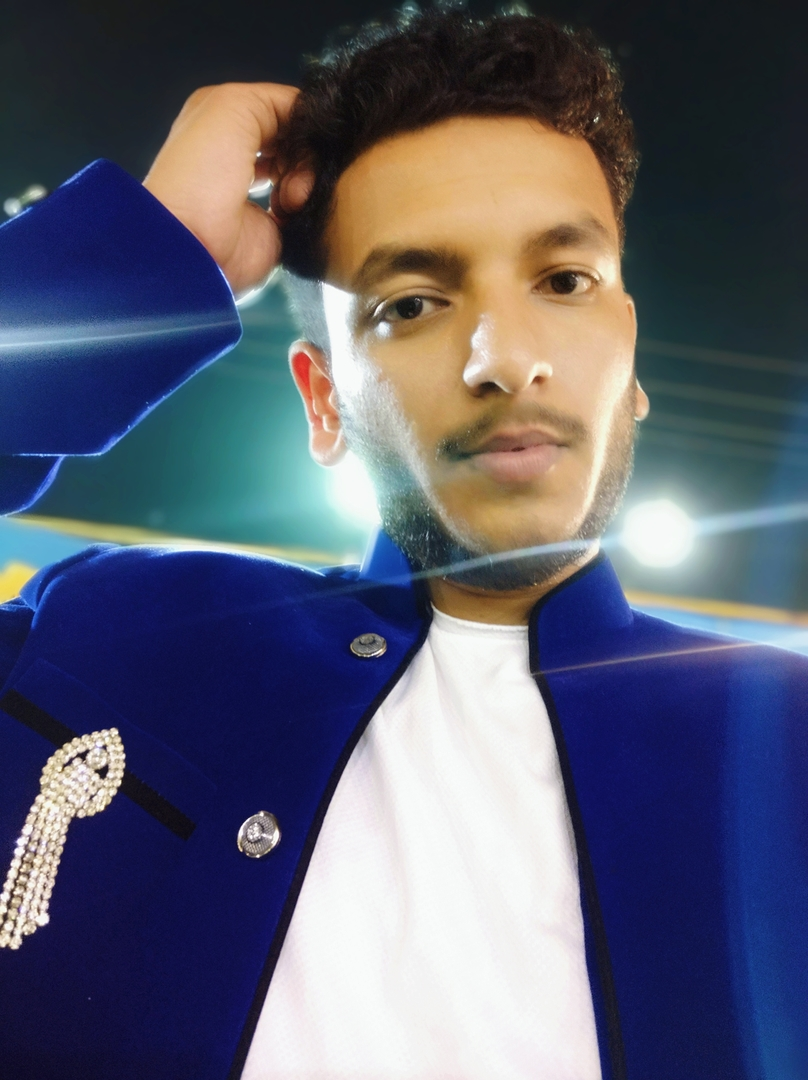
#> input picture img11.jpg, 808 x 1080 px
$ python image_resize.py
#> lines starting #> are read from the running program, lines starting #| are printed output that depends on the picture; after the words box and inside, x2 and y2 are one past the last pixel; in counts of white or black regions, pixels touching at a corner belong together
import cv2
photo = cv2.imread("img11.jpg")
#> photo is the input picture: shape (1080, 808, 3); mean B, G, R 111.5, 94.5, 92.2

#original photo
"""
cv2.imshow('devwrat', photo)
cv2.waitKey()
cv2.destroyAllWindows()
"""

crop = photo[50:600, 200:750 ]
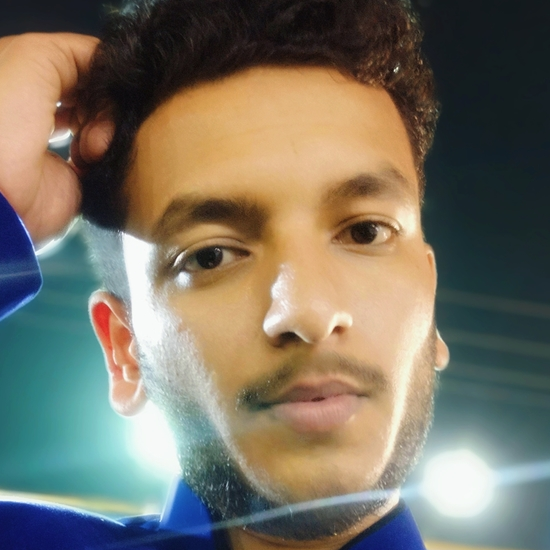
#> crop: shape (550, 550, 3); mean B, G, R 100.9, 115.3, 121
crop_resize = cv2.resize(crop, (150,150))
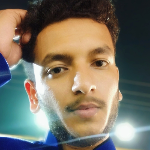
#> crop_resize: shape (150, 150, 3); mean B, G, R 100.9, 115.2, 120.9
photo[0:150, 0:150] = crop_resize
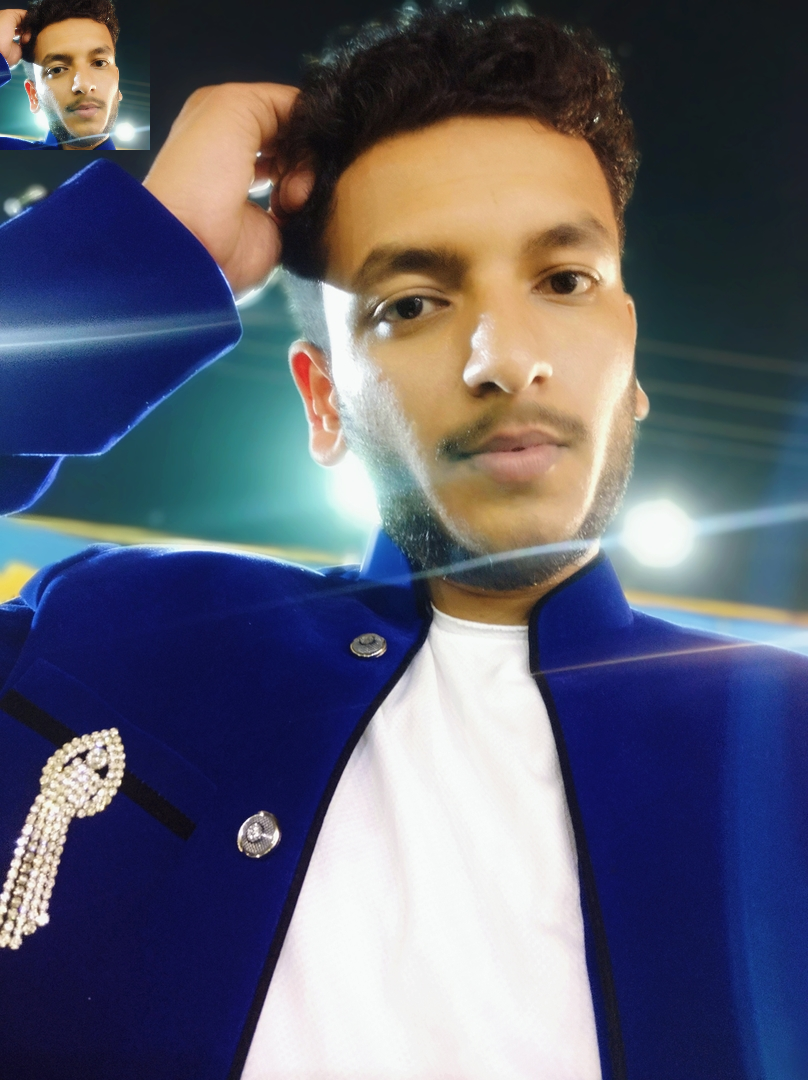
#> photo: shape (1080, 808, 3); 2.58% of pixels changed, all inside (x1, y1, x2, y2) = (0, 0, 150, 150)
cv2.imshow('devwrat', photo)
cv2.waitKey()
cv2.destroyAllWindows()
